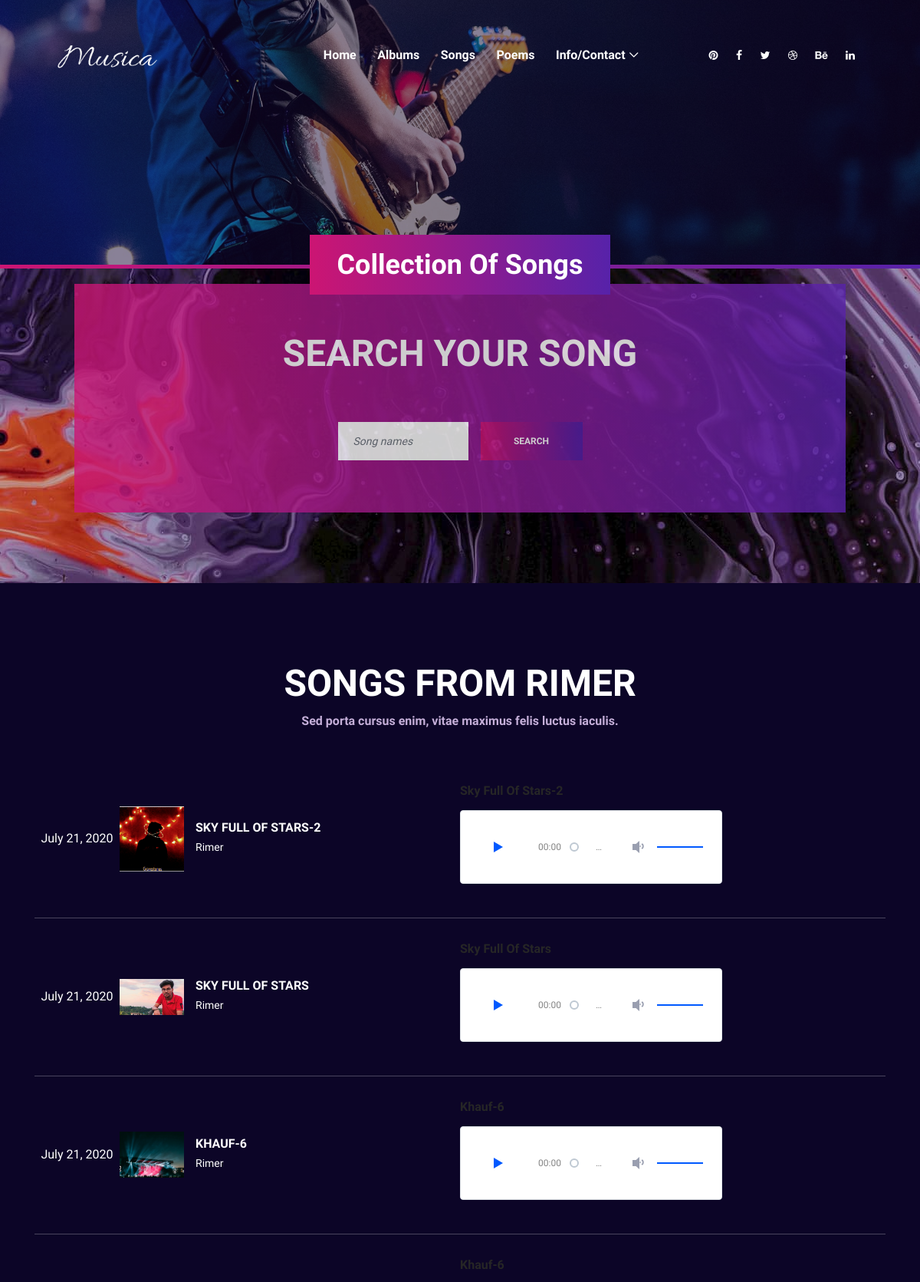
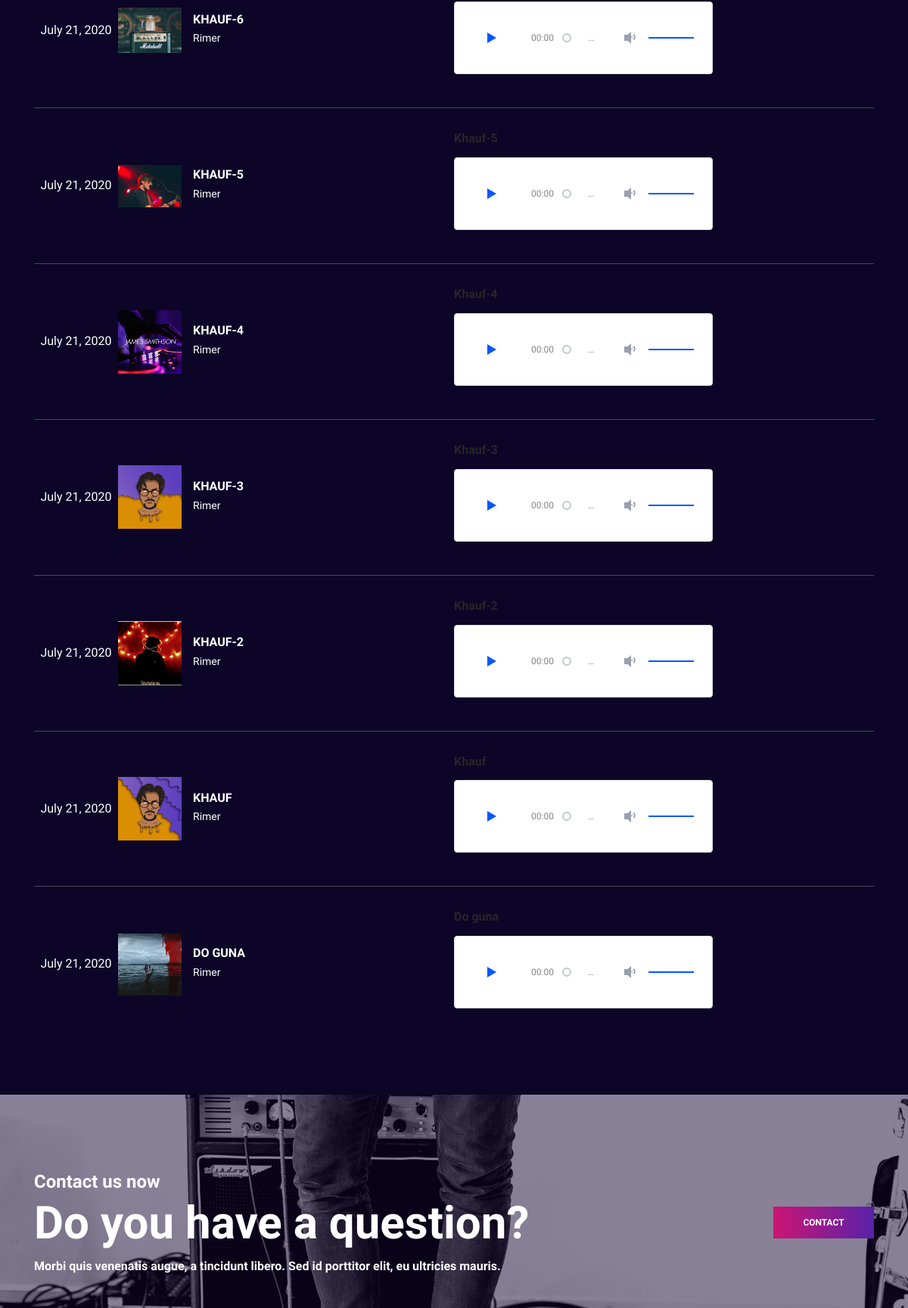
Screenshot of /songs (upper part) with the database file from the repository (2 pictures, top to bottom).
### rimerwebsite/models.py (models this page shows, shortened)
class Song(models.Model):
    sno = models.AutoField(primary_key=True)
    album = models.ForeignKey(Album, on_delete=models.CASCADE)
    song_title = models.CharField(max_length=300)
    mp3 = models.FileField(upload_to='album/mp3', default="")
    thumbnail = models.ImageField(upload_to='album', default="")
    timeStamp = models.DateTimeField()

### rimerwebsite/views.py (the view)
# urls.py: path('songs', views.songs, name='songs'),
def songs(request):
    poems = Poem.objects.all().order_by('-timeStamp')
    songs = Song.objects.all().order_by('-timeStamp')
    albums = Album.objects.all().order_by('-timeStamp')
    first_album = albums.first()
    songs_album = Song.objects.filter(album=first_album)
    first_song = songs_album.first()
    context = {"poems": poems, "songs": songs, "songs_album": songs_album, "first_album": first_album, "first_song":first_song}
    return render(request,'songs.html',context)

### templates/songs.html (shortened to what this page needs)
{% load static %}
<!DOCTYPE html>
<html lang="en">
<head>
    <link rel="stylesheet" href="{% static 'style.css' %}">
</head>
<body>
    <header class="header-area">
        <div class="musica-main-menu">
            <div class="classy-nav-container breakpoint-off">
                <div class="container-fluid">
                    <nav class="classy-navbar justify-content-between" id="musicaNav">
                        <a href="index.html" class="nav-brand"><img src="{% static 'img/core-img/logo.png' %}" alt=""></a>
                        <div class="classy-menu">
                            <div class="classynav">
                                <ul>
                                    <li><a href="/">Home</a></li>
                                    <li><a href="albums">Albums</a></li>
                                    <li><a href="songs">Songs</a></li>
                                    <li><a href="poems">Poems</a></li>
                                    <li><a href="#">Info/Contact</a>
                                    </li>
                                </ul>
                                <div class="top-social-info">
                                    <a href="#"><i class="fa fa-pinterest" aria-hidden="true"></i></a>
                                    <a href="#"><i class="fa fa-facebook" aria-hidden="true"></i></a>
                                    <a href="#"><i class="fa fa-twitter" aria-hidden="true"></i></a>
                                    <a href="#"><i class="fa fa-dribbble" aria-hidden="true"></i></a>
                                    <a href="#"><i class="fa fa-behance" aria-hidden="true"></i></a>
                                    <a href="#"><i class="fa fa-linkedin" aria-hidden="true"></i></a>
                                </div>
                            </div>
                        </div>
                    </nav>
                </div>
            </div>
        </div>
    </header>
    <div class="breadcumb-area bg-img bg-overlay2" style="background-image: url({% static 'img/bg-img/breadcumb2.jpg' %});">
        <div class="bradcumbContent">
            <h2>Collection Of Songs</h2>
        </div>
    </div>
    <div class="bg-gradients"></div>
    <div class="search-your-shows-area section-padding-100 bg-img" style="background-image: url({% static 'img/bg-img/bg-pic-dark.jpg' %}); height: 410px;">
        <div class="container-fluid">
            <div class="row">
                <div class="col-12">
                    <div class="search-your-shows-content" style="margin-top: -80px;">
                        <h2>Search Your Song</h2>
                        <div class="search-form">
                            <form action="search_songs" method="get" class="form-inline justify-content-center">
                                <div class="form-group m-2">
                                    <input type="text" class="form-control" id="query" name="query" placeholder="Song names">
                                </div>
                                <button type="submit" class="btn musica-btn m-2">Search</button>
                            </form>
                        </div>
                    </div>
                </div>
            </div>
        </div>
    </div>
    <div class="upcoming-shows-area section-padding-100">
        <div class="container">
            <div class="row">
                <div class="col-12">
                    <div class="section-heading">
                        <h2>Songs From Rimer</h2>
                        <h6>Sed porta cursus enim, vitae maximus felis luctus iaculis.</h6>
                    </div>
                </div>
            </div>
            <div class="row">
                <div class="col-12">
                    <div class="upcoming-shows-content">
                        {% for song in songs %}
                        <div class="single-upcoming-shows d-flex align-items-center flex-wrap">
                            <div class="shows-date">
                                <h2> <span>{{song.timeStamp.date}}</span></h2>
                            </div>
                            <div class="shows-desc d-flex align-items-center">
                                <div class="shows-img">
                                    <img src="/media/{{song.thumbnail}}" alt="">
                                </div>
                                <div class="shows-name">
                                    <h6>{{song.song_title}}</h6>
                                    <p>Rimer</p>
                                </div>
                            </div>
                            <div class="album-all-songs">
                            <div class="music-playlist">
                                <div class="single-music active">
                                    <h6>{{song.song_title}}</h6>
                                </div>
                            </div>
                           </div>
                        </div>
                       {% endfor %}
                    </div>
                </div>
            </div>
        </div>
    </div>
    <div class="musica-cta-area section-padding-100 bg-img bg-overlay2" style="background-image: url({% static 'img/blog-img/4.jpg' %});">
        <div class="container">
            <div class="row">
                <div class="col-12">
                    <div class="cta-content d-flex justify-content-between align-items-center">
                        <div class="cta-text">
                            <h4>Contact us now</h4>
                            <h2>Do you have a question?</h2>
                            <h6>Morbi quis venenatis augue, a tincidunt libero. Sed id porttitor elit, eu ultricies mauris.</h6>
                        </div>
                        <div class="cta-btn">
                            <a href="contact" class="btn musica-btn">Contact</a>
                        </div>
                    </div>
                </div>
            </div>
        </div>
    </div>
</body>
</html>

### static/css/classy-nav.css (style rules this page uses)
* { margin: 0; padding: 0; }
body { font-family: "Roboto", sans-serif; }
ul, ol { margin: 0; }
ul li, ol li { list-style: none; }
img { height: auto; max-width: 100%; }
.bg-img { background-position: center center; background-size: cover; background-repeat: no-repeat; }
.classy-nav-container { position: relative; z-index: 100; background-color: #ffffff; }
.classy-nav-container * { box-sizing: border-box; }
.classy-nav-container a { -webkit-transition-duration: 500ms; transition-duration: 500ms; text-decoration: none; outline: none; font-size: 14px; font-weight: 400; color: #232323; display: inline-block; }
.justify-content-between { -webkit-box-pack: justify; -ms-flex-pack: justify; justify-content: space-between; }
.justify-content-center { -webkit-box-pack: center; -ms-flex-pack: center; justify-content: center; }
.classy-navbar { width: 100%; height: 70px; padding: 0.5em 2em; display: -webkit-box; display: -ms-flexbox; display: flex; -webkit-box-align: center; -ms-flex-align: center; -ms-grid-row-align: center; align-items: center; }
.classy-navbar .nav-brand { font-size: 26px; font-weight: 500; color: #565656; display: inline-block; margin-right: 30px; }
.classynav ul li { display: inline-block; clear: both; position: inherit; z-index: 10; }
.classynav ul li.cn-dropdown-item { position: relative; z-index: 10; }
.classynav ul li a { padding: 0 12px; display: block; height: 35px; font-size: 14px; line-height: 34px; }
.classynav ul li.megamenu-item > a:after, .classynav ul li.has-down > a:after { font-family: 'classyfonts'; content: "\e900"; font-size: 12px; color: #000000; padding-left: 5px; -webkit-transition-duration: 500ms; transition-duration: 500ms; }
.breakpoint-off .classynav { display: -webkit-box; display: -ms-flexbox; display: flex; -webkit-box-align: center; -ms-flex-align: center; -ms-grid-row-align: center; align-items: center; }

### rows the page displays
Song: timeStamp "July 21, 2020", thumbnail (picture), song_title "SKY FULL OF STARS-2", song_title "Sky Full Of Stars-2"
Song: timeStamp "July 21, 2020", thumbnail (picture), song_title "SKY FULL OF STARS", song_title "Sky Full Of Stars"
Song: timeStamp "July 21, 2020", thumbnail (picture), song_title "KHAUF-6", song_title "Khauf-6"
Song: timeStamp "July 21, 2020", thumbnail (picture), song_title "KHAUF-6", song_title "Khauf-6"
Song: timeStamp "July 21, 2020", thumbnail (picture), song_title "KHAUF-5", song_title "Khauf-5"
Song: timeStamp "July 21, 2020", thumbnail (picture), song_title "KHAUF-4", song_title "Khauf-4"
Song: timeStamp "July 21, 2020", thumbnail (picture), song_title "KHAUF-3", song_title "Khauf-3"
Song: timeStamp "July 21, 2020", thumbnail (picture), song_title "KHAUF-2", song_title "Khauf-2"
Song: timeStamp "July 21, 2020", thumbnail (picture), song_title "KHAUF", song_title "Khauf"
Song: timeStamp "July 21, 2020", thumbnail (picture), song_title "DO GUNA", song_title "Do guna"
